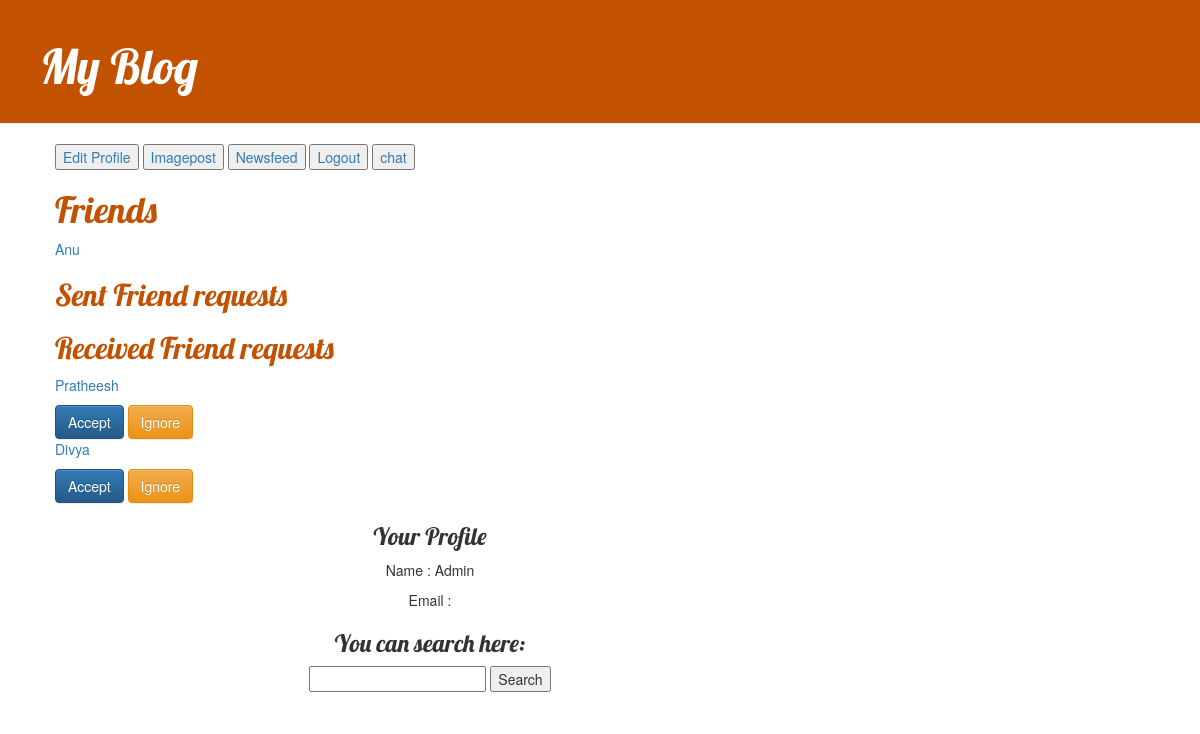
The app's page /profile (signed in) with its own data.
### home/models.py (models this page shows, shortened)
class Profile(models.Model):
    user = models.OneToOneField(User, on_delete=models.CASCADE)
    name= models.CharField(max_length=250,blank=True)
    email=models.EmailField(blank=True)
    phone = models.IntegerField(default=0,null=True)
    image = models.FileField(blank=True, upload_to='media/images/')
    friends = models.ManyToManyField("Profile", blank=True)

class FriendRequest(models.Model):
    to_user=models.ForeignKey(User, related_name='to_user',on_delete=models.CASCADE)
    from_user=models.ForeignKey(settings.AUTH_USER_MODEL, related_name='from_user',on_delete=models.CASCADE)
    timestamp=models.DateTimeField(auto_now_add=True)

### home/views.py (the view)
# urls.py: path('profile', views.profileList.as_view(),name='proapi'),
def profile(request):
    friends = request.user.profile.friends.all()
    sent_friend_requests = FriendRequest.objects.filter(from_user=request.user)
    rec_friend_requests = FriendRequest.objects.filter(to_user=request.user)
    context={'sent_friend_requests': sent_friend_requests,
             'rec_friend_requests': rec_friend_requests,
             'friends_list': friends,
            }
    return render(request,'profile.html',context)

### home/templates/profile.html (shortened to what this page needs)
{% extends 'base.html' %}
{% block content %}
<button type="button" ><a href="edit">Edit Profile</a></button>
<button><a href="imagepost">Imagepost</a></button>
<button type="button" ><a href="newsfeed">Newsfeed</a></button>
<button type="button"><a href="logout">Logout</a></button>
<button type="button"><a href="chat">chat</a></button>
<h1>Friends</h1>
		{% for friend in friends_list %}
			<a href="{% url 'list' pk=friend.user.pk %}">{{ friend.user.username }}</a>
		{% endfor %}
<h2>Sent Friend requests</h2>
<h2>Received Friend requests</h2>
		{% for r_request in rec_friend_requests %}
			<p><a href="{% url 'list' pk=r_request.from_user.pk %}">{{ r_request.from_user.profile.name }}</a></p>
			<small><a class='btn btn-primary' href="{% url 'accept' pk=r_request.from_user.pk %}">Accept</a></small>
			<small><a class='btn btn-warning' href="{% url 'delete' pk=r_request.from_user.pk %}">Ignore</a></small>
		{% endfor %}
<center>
    <div>
<h3>Your Profile </h3></div>
<div>
<p>  Name : {{ user.profile.name }}</p>
<p>  Email : {{ user.profile.email }}</p>
</div>
<h3>You can search here:</h3>
        <form method="get"  action="{% url 'search' %}">
    <input type="text" class="" name="search" value="">
        <button type="submit" class="btn-btn-default">Search</button>
  </form>
</center>
    {% endblock %}

### home/static/css/blog.css (style rules this page uses)
h1,h2 { color:#C25100; font-family: 'Lobster'; }
h1, h2, h3, h4 { font-family: 'Lobster', cursive; }

### records on screen
Profile: user.username "Anu"
FriendRequest: from_user.profile.name "Pratheesh"
FriendRequest: from_user.profile.name "Divya"

### other values on screen
{{ user.profile.name }} "Admin"
